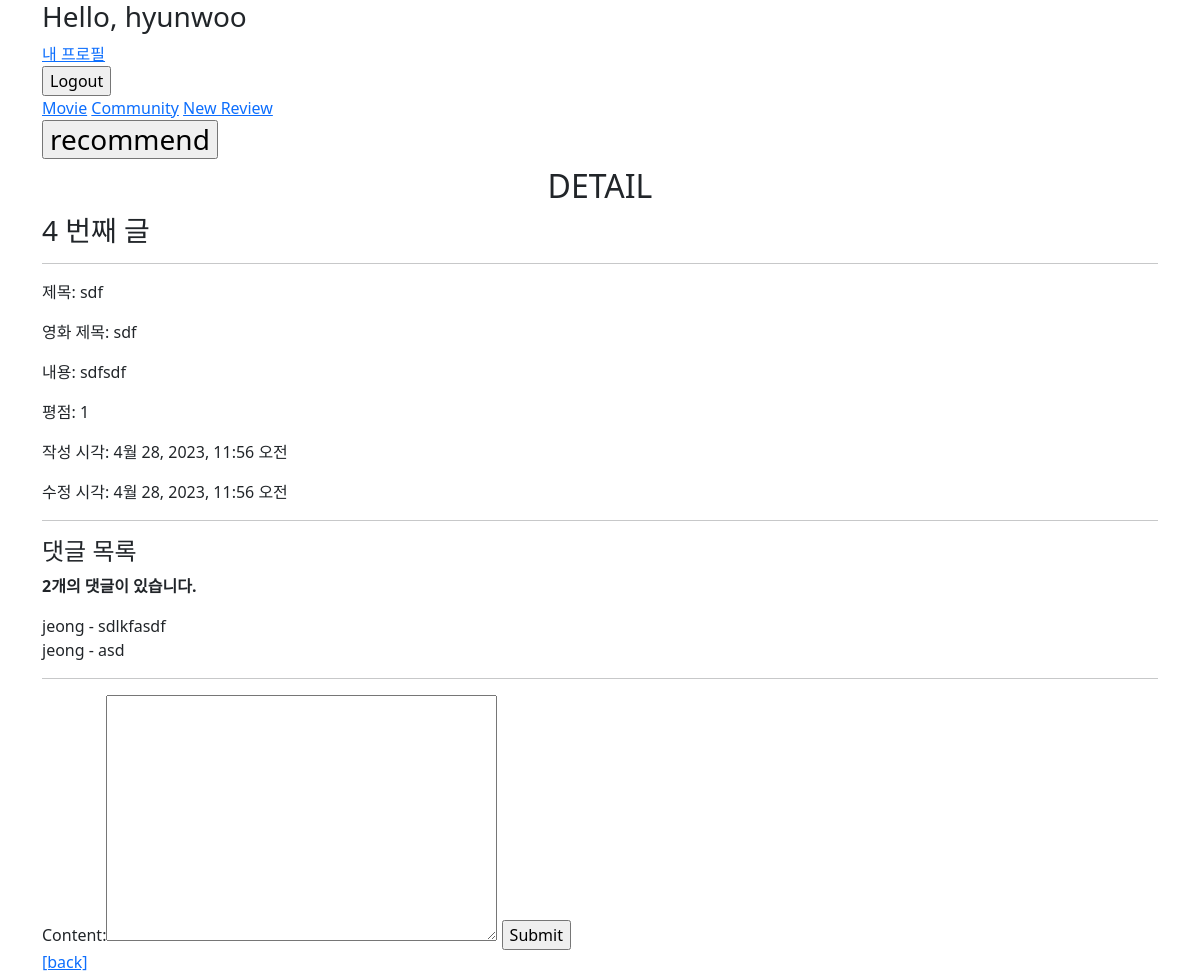
The page /community/4/ (signed in) on the database its author committed.
### community/models.py (models this page shows)
class Review(models.Model):
    title = models.CharField(max_length=100)
    movie_title = models.CharField(max_length=50)
    rank = models.IntegerField()
    content = models.TextField()
    created_at = models.DateTimeField(auto_now_add=True)
    updated_at = models.DateTimeField(auto_now=True)
    user = models.ForeignKey(settings.AUTH_USER_MODEL, on_delete=models.CASCADE)
    like_users = models.ManyToManyField(settings.AUTH_USER_MODEL, related_name='like_reviews')

class Comment(models.Model):
    content = models.TextField()
    review = models.ForeignKey(Review, on_delete=models.CASCADE)
    user = models.ForeignKey(settings.AUTH_USER_MODEL, on_delete=models.CASCADE)

### accounts/models.py (models this page shows)
class User(AbstractUser):
    followings = models.ManyToManyField('self', symmetrical=False, related_name='followers')

### community/views.py (the view)
# urls.py: path('<int:review_pk>/', views.detail, name='detail'),
@require_safe
def detail(request, review_pk):
    review = get_object_or_404(Review, pk=review_pk)
    comments = review.comment_set.all()
    comment_form = CommentForm()
    context = {
        'review': review,
        'comment_form': comment_form,
        'comments': comments,
    }
    return render(request, 'community/detail.html', context)

### community/forms.py
class CommentForm(forms.ModelForm):
    class Meta:
        model = Comment
        exclude = ['review', 'user']

### community/templates/community/detail.html (shortened to what this page needs)
{% extends 'base.html' %}
{% block content %}
  <h2 class="text-center">DETAIL</h2>
  <h3>{{ review.pk }} 번째 글</h3>
  <hr>
  <p>제목: {{ review.title }}</p>
  <p>영화 제목: {{ review.movie_title }}</p>
  <p>내용: {{ review.content }}</p>
  <p>평점: {{ review.rank }}</p>
  <p>작성 시각: {{ review.created_at }}</p>
  <p>수정 시각: {{ review.updated_at }}</p>
  <hr>
  <h4>댓글 목록</h4>
  {% if comments|length %}
    <p><b>{{ comments|length }}개의 댓글이 있습니다.</b></p>
  {% endif %}
  {% for comment in comments %}
    <div>
      {{ comment.user }} - {{ comment.content }}
    </div>
  {% empty %}
    <p><b>댓글이 없어요..</b></p>
  {% endfor %}
  <hr>
  {% if user.is_authenticated %}
    <form action="{% url 'community:create_comment' review.pk %}" method="POST">
      {{ comment_form }}
      <input type="submit">
    </form>
  {% else %}
    <a href="{% url 'accounts:login' %}">[댓글을 작성하려면 로그인하세요.]</a>
  {% endif %}
  <a href="{% url 'community:index' %}">[back]</a>
{% endblock  %}

### rows shown on the page
Review: pk "4", title "sdf", movie_title "sdf", content "sdfsdf", rank "1", created_at "4월 28, 2023, 11:56 오전", updated_at "4월 28, 2023, 11:56 오전"
Comment: user "jeong", content "sdlkfasdf"
Comment: user "jeong", content "asd"

### other values the page prints
{{ comments|length }} "2"
